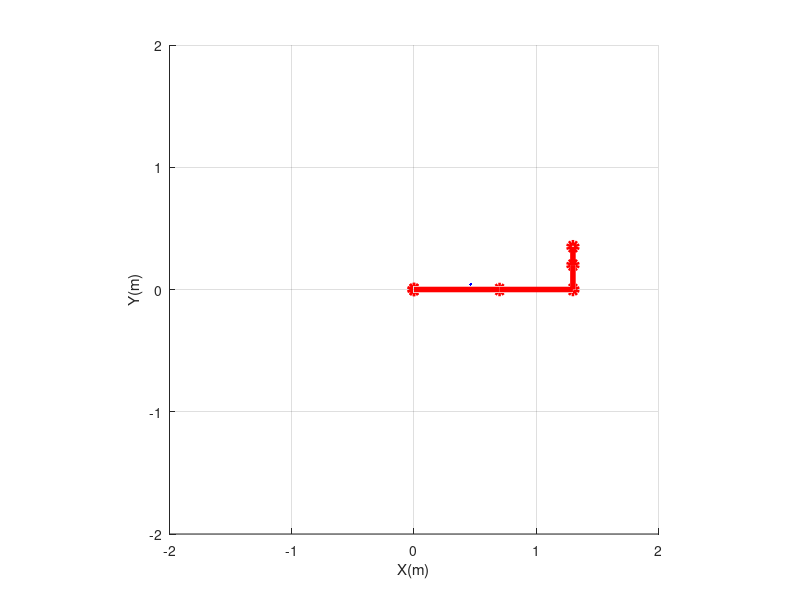

Write the MATLAB code that produced this figure. (Note: this script raises an error after producing the figure.)
%%
clc
clear
close all
% Link length- can be changed  % length of first arm  % length of second arm % length of third arm
d1=0.5;
d2=0.7;
d3=0.6;
d4=0.2;
d5=0.15;
d6 = 0.15;
hold('on')
% Axis Properties
X=[0 0 d2 d2+d3 d2+d3 d2+d3 d2+d3];
Y=[0 0 0 0 d4 d4 d4+d6];
Z=[0 d1 d1 d1 d1 d1-d5 d1-d5];
Tool = plot3(X,Y,Z,'ro-','LineWidth',4,'XDataSource','X','YDataSource','Y','ZDataSource','Z');
axis([-2 2 -2 2 0 2]);
set(gca,'DataAspectRatio',[1 1 1])
grid on
hold('on')

xlabel('X(m)')
ylabel('Y(m)')
zlabel('Z(m)')
%doannay chua lam gi con doan trenchuan det roi
q1= pi/2;
q2= -pi/5;
q3= pi/6;
q4= pi/2;
q5= pi/3;
q6= pi/3;


% Ve quy dao cua 5 khau
X0=0;
X1=0;
X2=0;
X3=(cos(q1) * cos(q2) - sin(q1) * sin(q2)) * d2 * cos(q3);
X4= 0.2e1 * cos(q1) * cos(q2) * cos(q3) ^ 2 * cos(q4) * d3 - 0.2e1 * cos(q1) * cos(q2) * cos(q3) * sin(q3) * sin(q4) * d3 - 0.2e1 * sin(q1) * sin(q2) * cos(q3) ^ 2 * cos(q4) * d3 + 0.2e1 * sin(q1) * sin(q2) * cos(q3) * sin(q3) * sin(q4) * d3 + 0.2e1 * cos(q1) * cos(q2) * cos(q3) ^ 2 * d2 - 0.2e1 * sin(q1) * sin(q2) * cos(q3) ^ 2 * d2 + cos(q1) * cos(q2) * cos(q3) * d2 - cos(q1) * cos(q2) * cos(q4) * d3 - sin(q1) * sin(q2) * cos(q3) * d2 + sin(q1) * sin(q2) * cos(q4) * d3 - cos(q1) * cos(q2) * d2 + cos(q1) * sin(q2) * d4 + cos(q2) * sin(q1) * d4 + sin(q1) * sin(q2) * d2;
X5=cos(q1) * cos(q2) * cos(q3) * cos(q4) * d3 - cos(q1) * cos(q2) * sin(q3) * sin(q4) * d3 - sin(q1) * sin(q2) * cos(q3) * cos(q4) * d3 + sin(q1) * sin(q2) * sin(q3) * sin(q4) * d3 + cos(q1) * cos(q2) * cos(q3) * d2 - sin(q1) * sin(q2) * cos(q3) * d2 + cos(q1) * sin(q2) * d4 + cos(q1) * sin(q2) * d5 + cos(q2) * sin(q1) * d4 + cos(q2) * sin(q1) * d5;
X6= -cos(q1) * cos(q2) * sin(q5) * sin(q3) * sin(q4) * d6 + cos(q1) * cos(q2) * sin(q5) * cos(q4) * cos(q3) * d6 + cos(q1) * cos(q2) * cos(q5) * sin(q3) * cos(q4) * d6 + cos(q1) * cos(q2) * cos(q5) * cos(q3) * sin(q4) * d6 + sin(q1) * sin(q2) * sin(q5) * sin(q3) * sin(q4) * d6 - sin(q1) * sin(q2) * sin(q5) * cos(q4) * cos(q3) * d6 - sin(q1) * sin(q2) * cos(q5) * sin(q3) * cos(q4) * d6 - sin(q1) * sin(q2) * cos(q5) * cos(q3) * sin(q4) * d6 - cos(q1) * cos(q2) * sin(q3) * sin(q4) * d3 + cos(q1) * cos(q2) * cos(q4) * cos(q3) * d3 + sin(q1) * sin(q2) * sin(q3) * sin(q4) * d3 - sin(q1) * sin(q2) * cos(q4) * cos(q3) * d3 + cos(q1) * cos(q2) * cos(q3) * d2 - sin(q1) * sin(q2) * cos(q3) * d2 + cos(q1) * sin(q2) * d4 + cos(q1) * sin(q2) * d5 + cos(q2) * sin(q1) * d4 + cos(q2) * sin(q1) * d5;
X=[X0 X1 X2 X3 X4 X5 X6];
                           
Y0=0;
Y1=0;
Y2=0;
Y3=(cos(q1) * sin(q2) + sin(q1) * cos(q2)) * cos(q3) * (d3 + d2);
Y4=0.2e1 * cos(q1) * sin(q2) * cos(q3) ^ 2 * cos(q4) * d3 - 0.2e1 * cos(q1) * sin(q2) * cos(q3) * sin(q3) * sin(q4) * d3 + 0.2e1 * cos(q2) * sin(q1) * cos(q3) ^ 2 * cos(q4) * d3 - 0.2e1 * cos(q2) * sin(q1) * cos(q3) * sin(q3) * sin(q4) * d3 + 0.2e1 * cos(q1) * sin(q2) * cos(q3) ^ 2 * d2 + 0.2e1 * cos(q2) * sin(q1) * cos(q3) ^ 2 * d2 + cos(q1) * sin(q2) * cos(q3) * d2 - cos(q1) * sin(q2) * cos(q4) * d3 + cos(q2) * sin(q1) * cos(q3) * d2 - cos(q2) * sin(q1) * cos(q4) * d3 - cos(q1) * cos(q2) * d4 - cos(q1) * sin(q2) * d2 - cos(q2) * sin(q1) * d2 + sin(q1) * sin(q2) * d4;
Y5=cos(q1) * sin(q2) * cos(q3) * cos(q4) * d3 - cos(q1) * sin(q2) * sin(q3) * sin(q4) * d3 + cos(q2) * sin(q1) * cos(q3) * cos(q4) * d3 - cos(q2) * sin(q1) * sin(q3) * sin(q4) * d3 + cos(q1) * sin(q2) * cos(q3) * d2 + cos(q2) * sin(q1) * cos(q3) * d2 - cos(q1) * cos(q2) * d4 - cos(q1) * cos(q2) * d5 + sin(q1) * sin(q2) * d4 + sin(q1) * sin(q2) * d5;
Y6=-cos(q1) * sin(q2) * sin(q5) * sin(q3) * sin(q4) * d6 + cos(q1) * sin(q2) * sin(q5) * cos(q4) * cos(q3) * d6 + cos(q1) * sin(q2) * cos(q5) * sin(q3) * cos(q4) * d6 + cos(q1) * sin(q2) * cos(q5) * cos(q3) * sin(q4) * d6 - cos(q2) * sin(q1) * sin(q5) * sin(q3) * sin(q4) * d6 + cos(q2) * sin(q1) * sin(q5) * cos(q4) * cos(q3) * d6 + cos(q2) * sin(q1) * cos(q5) * sin(q3) * cos(q4) * d6 + cos(q2) * sin(q1) * cos(q5) * cos(q3) * sin(q4) * d6 - cos(q1) * sin(q2) * sin(q3) * sin(q4) * d3 + cos(q1) * sin(q2) * cos(q3) * cos(q4) * d3 - cos(q2) * sin(q1) * sin(q3) * sin(q4) * d3 + cos(q2) * sin(q1) * cos(q3) * cos(q4) * d3 + cos(q1) * sin(q2) * cos(q3) * d2 + cos(q2) * sin(q1) * cos(q3) * d2 - cos(q1) * cos(q2) * d4 - cos(q1) * cos(q2) * d5 + sin(q1) * sin(q2) * d4 + sin(q1) * sin(q2) * d5;
Y=[Y0 Y1 Y2 Y3 Y4 Y5 Y6];

Z0=0;
Z1=d1;
Z2=d1;
Z3=(cos(q1) * sin(q2) + sin(q1) * cos(q2)) * cos(q3) * (d3 + d2);
Z4=0.2e1 * cos(q3) ^ 2 * sin(q4) * d3 + 0.2e1 * sin(q3) * cos(q3) * d3 * cos(q4) + 0.2e1 * sin(q3) * d2 * cos(q3) + d2 * sin(q3) - d3 * sin(q4) + d1;
Z5=sin(q3) * d3 * cos(q4) + cos(q3) * d3 * sin(q4) + d2 * sin(q3) + d1;
Z6=sin(q5) * sin(q3) * cos(q4) * d6 + sin(q5) * cos(q3) * sin(q4) * d6 + cos(q5) * sin(q3) * sin(q4) * d6 - cos(q5) * cos(q4) * cos(q3) * d6 + sin(q3) * d3 * cos(q4) + cos(q3) * d3 * sin(q4) + d2 * sin(q3) + d1;
Z=[Z0 Z1 Z2 Z3 Z4 Z5 Z6];

% Chi ve quy dao diem thao tac
X1=[0 X6];
Y1=[0 Y6];
Z1=[0 Z6];
 %set(gca,'xlim',[-1.3 1.3],'Ylim',[-1.3 1.3],'Zlim',[0 1.3]);
plot3(X1,Y1,Z1,'b.')
refreshdata(Tool,'caller')
drawnow
grid on
 hold on


                        